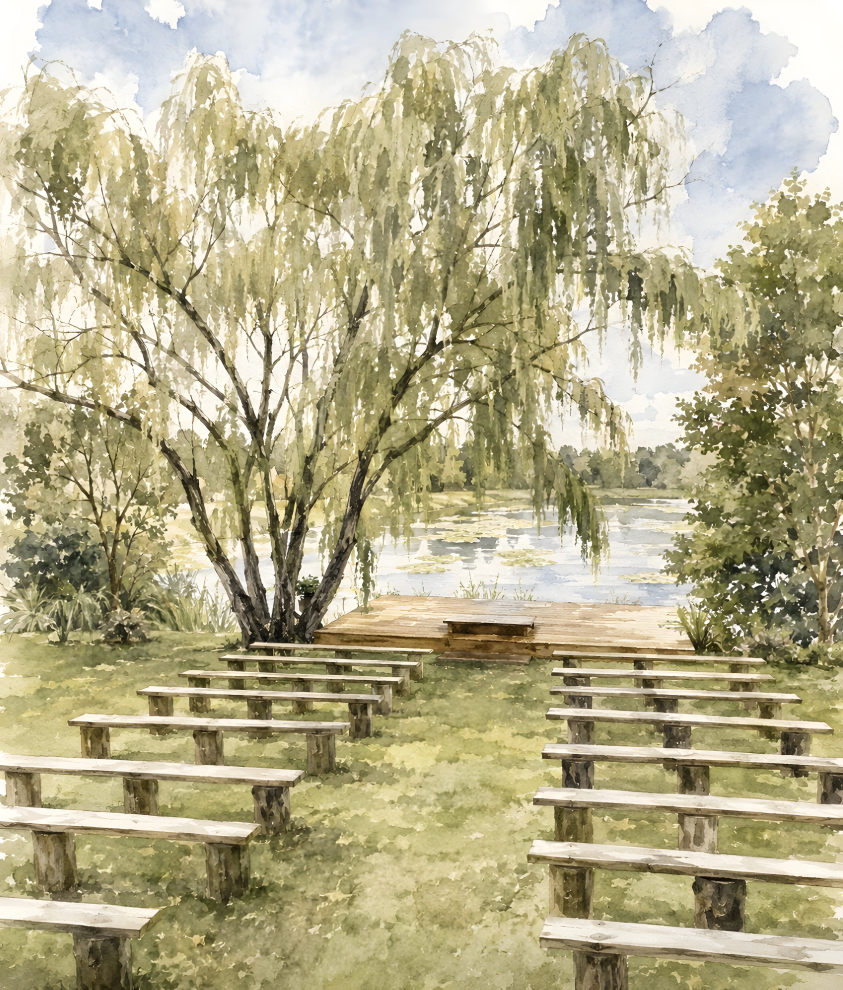
#> input picture art/venue-ceremony-illustration-4k.webp, 4212 x 4948 px, found by its file name (shown at 1/5 size)
$ python prepare-cover.py
#> lines starting #> are read from the running program, lines starting #| are printed output that depends on the picture
#!/usr/bin/env python3
"""Generate the hero cover's display sizes from the full-resolution master.

The hero shows this watercolour full-bleed, so it needs to cover viewports up to
retina-desktop width. The couple's original painting was only 1053px, which meant
enlarging it about 2x to fill the screen and it looked soft. It has since been
AI-upscaled 4x to 4212x4948 (kept in art/, which is not deployed), so every size
written here is a *downscale* of the master and stays crisp.

    python scripts/prepare-cover.py

Requires Pillow (`pip install Pillow`). Re-run if the master changes.
"""

import os

from PIL import Image, ImageEnhance, ImageFilter

MASTER = 'art/venue-ceremony-illustration-4k.webp'
OUT_DIR = 'public/images'
STEM = 'venue-ceremony-illustration'

# Ladder for a full-bleed hero, declared in the srcset in src/data/images.ts.
# Stops at 2100: a third size at 2800 cost another ~600KB above the fold to
# sharpen only large retina desktops, which is a bad trade for a hero.
WIDTHS = (1400, 2100)

# The AI upscale is very crisp — almost vectorised — and that detail is
# expensive to encode. Half a pixel of blur is imperceptible on a watercolour
# (it arguably suits one) and takes a meaningful bite out of the file size.
SOFTEN = 0.5

# The hero lays a cream veil over this so the type can sit on top, which lifts
# the painting's already high-key washes further. A little saturation keeps it
# from going pale under that. Modest — the master's colour is what the couple
# approved, and the veil is much thinner than it used to be.
# The AI upscale came back paler than the couple's original painting, on top of
# the veil, so these are firmer than they look — they land close to the original
# artwork's density rather than pushing past it.
SATURATION = 1.28
CONTRAST = 1.10


def main():
    master = Image.open(MASTER).convert('RGB')
#> master is the input picture: PIL image 4212x4948 RGB; mean R, G, B 180.8, 173.8, 139.7
    print(f'master {master.size[0]}x{master.size[1]}')
#| master 4212x4948

    for width in WIDTHS:
        if width > master.size[0]:
            print(f'skip   {width}w — wider than the master')
            continue
        height = round(width * master.size[1] / master.size[0])
        image = master.resize((width, height), Image.LANCZOS)
        image = ImageEnhance.Color(image).enhance(SATURATION)
        image = ImageEnhance.Contrast(image).enhance(CONTRAST)
        if SOFTEN:
            image = image.filter(ImageFilter.GaussianBlur(SOFTEN))
        out = os.path.join(OUT_DIR, f'{STEM}-{width}.webp')
        image.save(out, 'WEBP', quality=72, method=6)
        print(f'wrote  {out}  {width}x{height}  {os.path.getsize(out) // 1024} KB')
#> this loop made 2 passes
#> pass 1, in main, `image = ImageEnhance.Color(image).enhance(SATURATION)`:
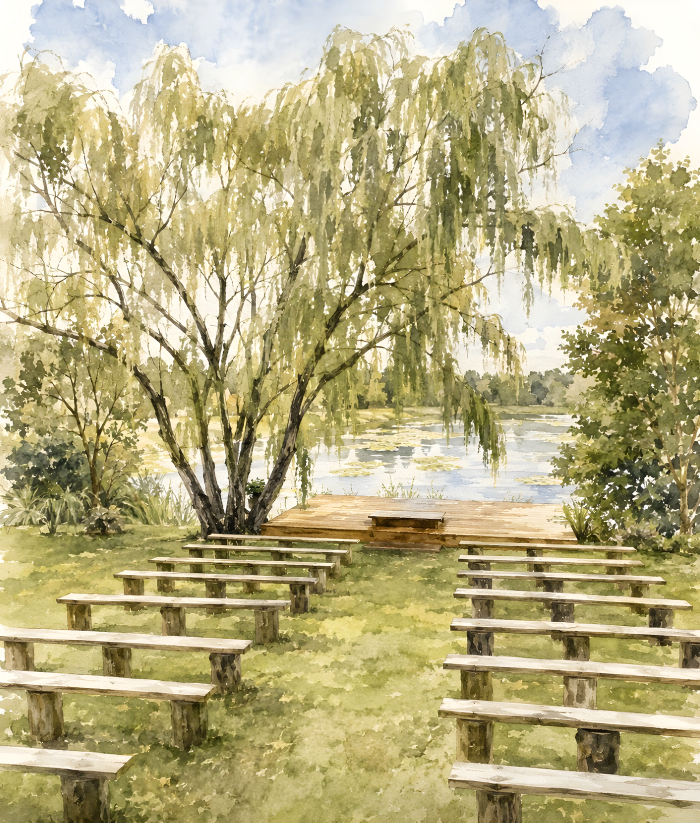
#> image: PIL image 1400x1645 RGB (shown at 1/2 size); mean R, G, B 182.7, 173.9, 130.2


if __name__ == '__main__':
    main()
